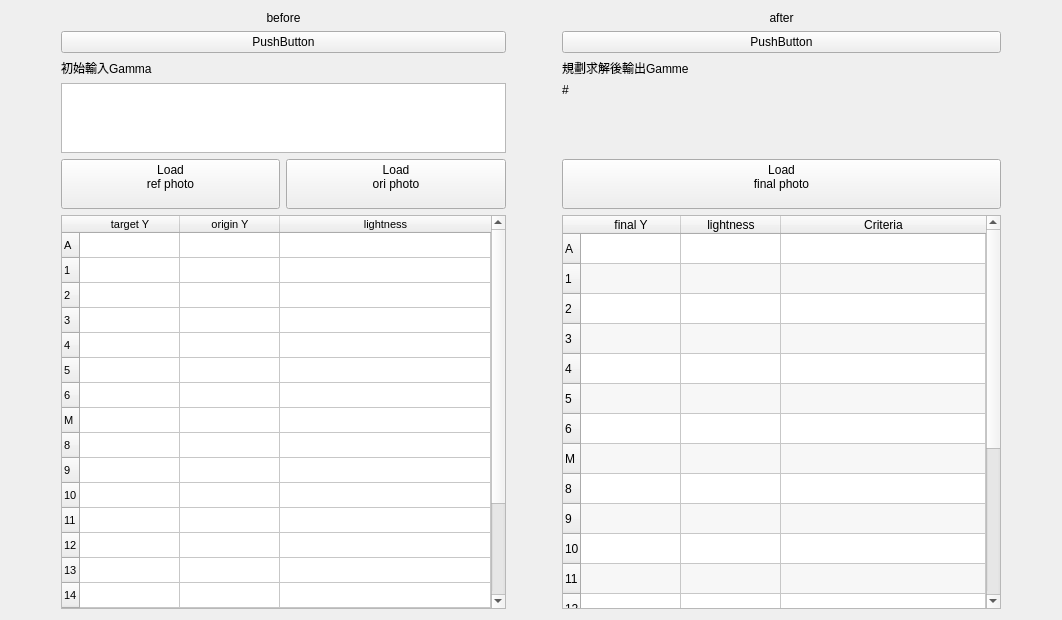
<?xml version="1.0" encoding="UTF-8"?>
<ui version="4.0">
 <class>Form</class>
 <widget class="QWidget" name="Form">
  <property name="geometry">
   <rect>
    <x>0</x>
    <y>0</y>
    <width>1062</width>
    <height>620</height>
   </rect>
  </property>
  <property name="windowTitle">
   <string>Form</string>
  </property>
  <layout class="QVBoxLayout" name="verticalLayout">
   <item>
    <layout class="QGridLayout" name="gridLayout" rowstretch="1,1,1,1,1,10" columnstretch="1,5,5,1,10,1">
     <item row="1" column="1" colspan="2">
      <widget class="QPushButton" name="pushButton">
       <property name="text">
        <string>PushButton</string>
       </property>
      </widget>
     </item>
     <item row="0" column="1" colspan="2">
      <widget class="QLabel" name="label">
       <property name="sizePolicy">
        <sizepolicy hsizetype="Preferred" vsizetype="Maximum">
         <horstretch>0</horstretch>
         <verstretch>0</verstretch>
        </sizepolicy>
       </property>
       <property name="text">
        <string>before</string>
       </property>
       <property name="alignment">
        <set>Qt::AlignCenter</set>
       </property>
      </widget>
     </item>
     <item row="1" column="4">
      <widget class="QPushButton" name="pushButton_2">
       <property name="text">
        <string>PushButton</string>
       </property>
      </widget>
     </item>
     <item row="0" column="4">
      <widget class="QLabel" name="label_7">
       <property name="text">
        <string>after</string>
       </property>
       <property name="alignment">
        <set>Qt::AlignCenter</set>
       </property>
      </widget>
     </item>
     <item row="3" column="4">
      <widget class="QLabel" name="label_8">
       <property name="text">
        <string>#</string>
       </property>
       <property name="alignment">
        <set>Qt::AlignLeading|Qt::AlignLeft|Qt::AlignTop</set>
       </property>
      </widget>
     </item>
     <item row="2" column="1" colspan="2">
      <widget class="QLabel" name="label_2">
       <property name="sizePolicy">
        <sizepolicy hsizetype="Preferred" vsizetype="Maximum">
         <horstretch>0</horstretch>
         <verstretch>0</verstretch>
        </sizepolicy>
       </property>
       <property name="text">
        <string>初始輸入Gamma</string>
       </property>
      </widget>
     </item>
     <item row="4" column="4">
      <widget class="QPushButton" name="pushButton_3">
       <property name="text">
        <string>Load
final photo
</string>
       </property>
      </widget>
     </item>
     <item row="4" column="1">
      <widget class="QPushButton" name="load_ref_btn">
       <property name="text">
        <string>Load 
ref photo
</string>
       </property>
      </widget>
     </item>
     <item row="3" column="1" colspan="2">
      <widget class="QTextEdit" name="textEdit"/>
     </item>
     <item row="2" column="4">
      <widget class="QLabel" name="label_3">
       <property name="sizePolicy">
        <sizepolicy hsizetype="Preferred" vsizetype="Maximum">
         <horstretch>0</horstretch>
         <verstretch>0</verstretch>
        </sizepolicy>
       </property>
       <property name="text">
        <string>規劃求解後輸出Gamme</string>
       </property>
      </widget>
     </item>
     <item row="4" column="2">
      <widget class="QPushButton" name="load_ours_btn">
       <property name="text">
        <string>Load
ori photo
</string>
       </property>
      </widget>
     </item>
     <item row="5" column="1" colspan="2">
      <widget class="QTableWidget" name="tableWidget">
       <property name="sizePolicy">
        <sizepolicy hsizetype="Preferred" vsizetype="Expanding">
         <horstretch>0</horstretch>
         <verstretch>0</verstretch>
        </sizepolicy>
       </property>
       <property name="font">
        <font>
         <pointsize>8</pointsize>
        </font>
       </property>
       <attribute name="horizontalHeaderCascadingSectionResizes">
        <bool>false</bool>
       </attribute>
       <attribute name="horizontalHeaderDefaultSectionSize">
        <number>100</number>
       </attribute>
       <attribute name="horizontalHeaderMinimumSectionSize">
        <number>20</number>
       </attribute>
       <attribute name="horizontalHeaderShowSortIndicator" stdset="0">
        <bool>false</bool>
       </attribute>
       <attribute name="horizontalHeaderStretchLastSection">
        <bool>true</bool>
       </attribute>
       <attribute name="verticalHeaderDefaultSectionSize">
        <number>25</number>
       </attribute>
       <attribute name="verticalHeaderMinimumSectionSize">
        <number>25</number>
       </attribute>
       <row>
        <property name="text">
         <string>A</string>
        </property>
       </row>
       <row>
        <property name="text">
         <string>1</string>
        </property>
       </row>
       <row>
        <property name="text">
         <string>2</string>
        </property>
       </row>
       <row>
        <property name="text">
         <string>3</string>
        </property>
       </row>
       <row>
        <property name="text">
         <string>4</string>
        </property>
       </row>
       <row>
        <property name="text">
         <string>5</string>
        </property>
       </row>
       <row>
        <property name="text">
         <string>6</string>
        </property>
       </row>
       <row>
        <property name="text">
         <string>M</string>
        </property>
       </row>
       <row>
        <property name="text">
         <string>8</string>
        </property>
       </row>
       <row>
        <property name="text">
         <string>9</string>
        </property>
       </row>
       <row>
        <property name="text">
         <string>10</string>
        </property>
       </row>
       <row>
        <property name="text">
         <string>11</string>
        </property>
       </row>
       <row>
        <property name="text">
         <string>12</string>
        </property>
       </row>
       <row>
        <property name="text">
         <string>13</string>
        </property>
       </row>
       <row>
        <property name="text">
         <string>14</string>
        </property>
       </row>
       <row>
        <property name="text">
         <string>15</string>
        </property>
       </row>
       <row>
        <property name="text">
         <string>B</string>
        </property>
       </row>
       <row>
        <property name="text">
         <string>17</string>
        </property>
       </row>
       <row>
        <property name="text">
         <string>18</string>
        </property>
       </row>
       <row>
        <property name="text">
         <string>19</string>
        </property>
       </row>
       <column>
        <property name="text">
         <string>target Y</string>
        </property>
       </column>
       <column>
        <property name="text">
         <string>origin Y</string>
        </property>
       </column>
       <column>
        <property name="text">
         <string>lightness</string>
        </property>
       </column>
      </widget>
     </item>
     <item row="1" column="0">
      <widget class="QLabel" name="label_5">
       <property name="text">
        <string/>
       </property>
      </widget>
     </item>
     <item row="1" column="3">
      <widget class="QLabel" name="label_4">
       <property name="text">
        <string/>
       </property>
      </widget>
     </item>
     <item row="5" column="4">
      <widget class="QTableWidget" name="tableWidget_2">
       <property name="sizePolicy">
        <sizepolicy hsizetype="Expanding" vsizetype="Expanding">
         <horstretch>0</horstretch>
         <verstretch>0</verstretch>
        </sizepolicy>
       </property>
       <property name="contextMenuPolicy">
        <enum>Qt::CustomContextMenu</enum>
       </property>
       <property name="layoutDirection">
        <enum>Qt::LeftToRight</enum>
       </property>
       <property name="horizontalScrollBarPolicy">
        <enum>Qt::ScrollBarAsNeeded</enum>
       </property>
       <property name="sizeAdjustPolicy">
        <enum>QAbstractScrollArea::AdjustToContents</enum>
       </property>
       <property name="alternatingRowColors">
        <bool>true</bool>
       </property>
       <property name="selectionMode">
        <enum>QAbstractItemView::ExtendedSelection</enum>
       </property>
       <property name="horizontalScrollMode">
        <enum>QAbstractItemView::ScrollPerItem</enum>
       </property>
       <property name="wordWrap">
        <bool>true</bool>
       </property>
       <attribute name="horizontalHeaderVisible">
        <bool>true</bool>
       </attribute>
       <attribute name="horizontalHeaderCascadingSectionResizes">
        <bool>false</bool>
       </attribute>
       <attribute name="horizontalHeaderDefaultSectionSize">
        <number>100</number>
       </attribute>
       <attribute name="horizontalHeaderHighlightSections">
        <bool>true</bool>
       </attribute>
       <attribute name="horizontalHeaderMinimumSectionSize">
        <number>100</number>
       </attribute>
       <attribute name="horizontalHeaderShowSortIndicator" stdset="0">
        <bool>false</bool>
       </attribute>
       <attribute name="horizontalHeaderStretchLastSection">
        <bool>true</bool>
       </attribute>
       <attribute name="verticalHeaderVisible">
        <bool>true</bool>
       </attribute>
       <attribute name="verticalHeaderCascadingSectionResizes">
        <bool>false</bool>
       </attribute>
       <attribute name="verticalHeaderStretchLastSection">
        <bool>false</bool>
       </attribute>
       <row>
        <property name="text">
         <string>A</string>
        </property>
       </row>
       <row>
        <property name="text">
         <string>1</string>
        </property>
       </row>
       <row>
        <property name="text">
         <string>2</string>
        </property>
       </row>
       <row>
        <property name="text">
         <string>3</string>
        </property>
       </row>
       <row>
        <property name="text">
         <string>4</string>
        </property>
       </row>
       <row>
        <property name="text">
         <string>5</string>
        </property>
       </row>
       <row>
        <property name="text">
         <string>6</string>
        </property>
       </row>
       <row>
        <property name="text">
         <string>M</string>
        </property>
       </row>
       <row>
        <property name="text">
         <string>8</string>
        </property>
       </row>
       <row>
        <property name="text">
         <string>9</string>
        </property>
       </row>
       <row>
        <property name="text">
         <string>10</string>
        </property>
       </row>
       <row>
        <property name="text">
         <string>11</string>
        </property>
       </row>
       <row>
        <property name="text">
         <string>12</string>
        </property>
       </row>
       <row>
        <property name="text">
         <string>13</string>
        </property>
       </row>
       <row>
        <property name="text">
         <string>14</string>
        </property>
       </row>
       <row>
        <property name="text">
         <string>15</string>
        </property>
       </row>
       <row>
        <property name="text">
         <string>B</string>
        </property>
       </row>
       <row>
        <property name="text">
         <string>17</string>
        </property>
       </row>
       <row>
        <property name="text">
         <string>18</string>
        </property>
       </row>
       <row>
        <property name="text">
         <string>19</string>
        </property>
       </row>
       <column>
        <property name="text">
         <string>final Y</string>
        </property>
       </column>
       <column>
        <property name="text">
         <string>lightness</string>
        </property>
       </column>
       <column>
        <property name="text">
         <string>Criteria</string>
        </property>
       </column>
      </widget>
     </item>
     <item row="1" column="5">
      <widget class="QLabel" name="label_6">
       <property name="text">
        <string/>
       </property>
      </widget>
     </item>
    </layout>
   </item>
  </layout>
 </widget>
 <resources/>
 <connections/>
</ui>
